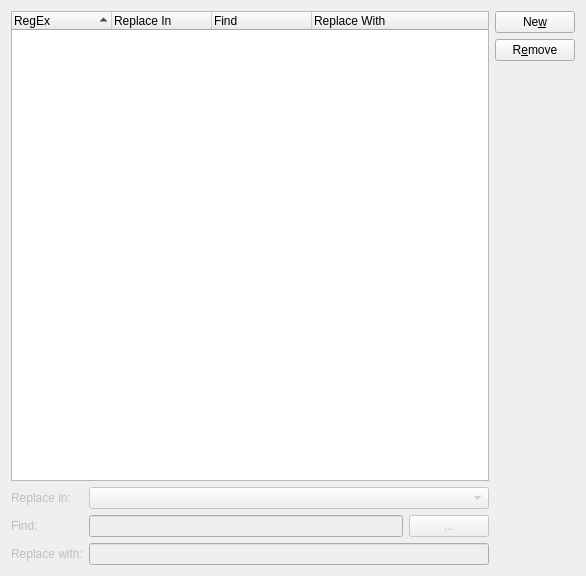
<?xml version="1.0" encoding="UTF-8"?>
<ui version="4.0">
 <author>Dario Abatianni</author>
 <class>Autoreplace_ConfigUI</class>
 <widget class="QWidget" name="Autoreplace_ConfigUI">
  <property name="geometry">
   <rect>
    <x>0</x>
    <y>0</y>
    <width>586</width>
    <height>576</height>
   </rect>
  </property>
  <layout class="QGridLayout" name="gridLayout">
   <item row="0" column="0">
    <widget class="QTreeWidget" name="patternListView">
     <property name="sizePolicy">
      <sizepolicy hsizetype="Expanding" vsizetype="Expanding">
       <horstretch>0</horstretch>
       <verstretch>1</verstretch>
      </sizepolicy>
     </property>
     <property name="acceptDrops">
      <bool>true</bool>
     </property>
     <property name="dragEnabled">
      <bool>true</bool>
     </property>
     <property name="dragDropMode">
      <enum>QAbstractItemView::InternalMove</enum>
     </property>
     <property name="rootIsDecorated">
      <bool>false</bool>
     </property>
     <property name="allColumnsShowFocus">
      <bool>true</bool>
     </property>
     <attribute name="headerShowSortIndicator" stdset="0">
      <bool>true</bool>
     </attribute>
     <column>
      <property name="text">
       <string>RegEx</string>
      </property>
     </column>
     <column>
      <property name="text">
       <string>Replace In</string>
      </property>
     </column>
     <column>
      <property name="text">
       <string>Find</string>
      </property>
     </column>
     <column>
      <property name="text">
       <string>Replace With</string>
      </property>
     </column>
    </widget>
   </item>
   <item row="0" column="1" rowspan="2">
    <layout class="QVBoxLayout">
     <item>
      <widget class="QPushButton" name="newButton">
       <property name="text">
        <string>Ne&amp;w</string>
       </property>
      </widget>
     </item>
     <item>
      <widget class="QPushButton" name="removeButton">
       <property name="text">
        <string>R&amp;emove</string>
       </property>
      </widget>
     </item>
     <item>
      <spacer name="spacer1">
       <property name="orientation">
        <enum>Qt::Vertical</enum>
       </property>
       <property name="sizeType">
        <enum>QSizePolicy::Expanding</enum>
       </property>
       <property name="sizeHint" stdset="0">
        <size>
         <width>20</width>
         <height>506</height>
        </size>
       </property>
      </spacer>
     </item>
    </layout>
   </item>
   <item row="1" column="0">
    <layout class="QFormLayout" name="formLayout">
     <item row="0" column="0">
      <widget class="QLabel" name="directionLabel">
       <property name="enabled">
        <bool>false</bool>
       </property>
       <property name="sizePolicy">
        <sizepolicy hsizetype="Preferred" vsizetype="Preferred">
         <horstretch>0</horstretch>
         <verstretch>0</verstretch>
        </sizepolicy>
       </property>
       <property name="text">
        <string>Replace in:</string>
       </property>
       <property name="wordWrap">
        <bool>false</bool>
       </property>
      </widget>
     </item>
     <item row="0" column="1">
      <widget class="QComboBox" name="directionCombo">
       <property name="enabled">
        <bool>false</bool>
       </property>
       <property name="sizePolicy">
        <sizepolicy hsizetype="Preferred" vsizetype="Fixed">
         <horstretch>1</horstretch>
         <verstretch>0</verstretch>
        </sizepolicy>
       </property>
      </widget>
     </item>
     <item row="1" column="0">
      <widget class="QLabel" name="patternLabel">
       <property name="enabled">
        <bool>false</bool>
       </property>
       <property name="sizePolicy">
        <sizepolicy hsizetype="Preferred" vsizetype="Preferred">
         <horstretch>0</horstretch>
         <verstretch>0</verstretch>
        </sizepolicy>
       </property>
       <property name="text">
        <string>Find:</string>
       </property>
       <property name="wordWrap">
        <bool>false</bool>
       </property>
      </widget>
     </item>
     <item row="1" column="1">
      <layout class="QHBoxLayout" name="horizontalLayout">
       <item>
        <widget class="KLineEdit" name="patternInput">
         <property name="enabled">
          <bool>false</bool>
         </property>
         <property name="sizePolicy">
          <sizepolicy hsizetype="Expanding" vsizetype="Fixed">
           <horstretch>0</horstretch>
           <verstretch>0</verstretch>
          </sizepolicy>
         </property>
        </widget>
       </item>
       <item>
        <widget class="QPushButton" name="regExpEditorButton">
         <property name="enabled">
          <bool>false</bool>
         </property>
         <property name="sizePolicy">
          <sizepolicy hsizetype="Fixed" vsizetype="Fixed">
           <horstretch>0</horstretch>
           <verstretch>0</verstretch>
          </sizepolicy>
         </property>
         <property name="text">
          <string>...</string>
         </property>
         <property name="shortcut">
          <string/>
         </property>
        </widget>
       </item>
      </layout>
     </item>
     <item row="2" column="0">
      <widget class="QLabel" name="replacementLabel">
       <property name="enabled">
        <bool>false</bool>
       </property>
       <property name="sizePolicy">
        <sizepolicy hsizetype="Preferred" vsizetype="Preferred">
         <horstretch>0</horstretch>
         <verstretch>0</verstretch>
        </sizepolicy>
       </property>
       <property name="text">
        <string>Replace with:</string>
       </property>
       <property name="wordWrap">
        <bool>false</bool>
       </property>
      </widget>
     </item>
     <item row="2" column="1">
      <widget class="KLineEdit" name="replacementInput">
       <property name="enabled">
        <bool>false</bool>
       </property>
       <property name="sizePolicy">
        <sizepolicy hsizetype="Expanding" vsizetype="Fixed">
         <horstretch>0</horstretch>
         <verstretch>0</verstretch>
        </sizepolicy>
       </property>
      </widget>
     </item>
    </layout>
   </item>
  </layout>
 </widget>
 <layoutdefault spacing="6" margin="11"/>
 <pixmapfunction>qPixmapFromMimeSource</pixmapfunction>
 <customwidgets>
  <customwidget>
   <class>KLineEdit</class>
   <extends>QLineEdit</extends>
   <header>klineedit.h</header>
  </customwidget>
 </customwidgets>
 <tabstops>
  <tabstop>patternListView</tabstop>
  <tabstop>directionCombo</tabstop>
  <tabstop>patternInput</tabstop>
  <tabstop>regExpEditorButton</tabstop>
  <tabstop>replacementInput</tabstop>
  <tabstop>newButton</tabstop>
  <tabstop>removeButton</tabstop>
 </tabstops>
 <includes>
  <include location="local">klineedit.h</include>
 </includes>
 <resources/>
 <connections/>
</ui>
